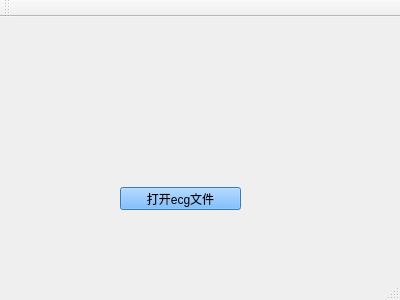
<?xml version="1.0" encoding="UTF-8"?>
<ui version="4.0">
 <class>MainWindow</class>
 <widget class="QMainWindow" name="MainWindow">
  <property name="geometry">
   <rect>
    <x>0</x>
    <y>0</y>
    <width>400</width>
    <height>300</height>
   </rect>
  </property>
  <property name="windowTitle">
   <string>MainWindow</string>
  </property>
  <widget class="QWidget" name="centralWidget">
   <widget class="QPushButton" name="openEcgFilePushButton">
    <property name="geometry">
     <rect>
      <x>120</x>
      <y>170</y>
      <width>121</width>
      <height>23</height>
     </rect>
    </property>
    <property name="styleSheet">
     <string notr="true">background-color: rgb(85, 170, 255);</string>
    </property>
    <property name="text">
     <string>打开ecg文件</string>
    </property>
   </widget>
  </widget>
  <widget class="QMenuBar" name="menuBar">
   <property name="geometry">
    <rect>
     <x>0</x>
     <y>0</y>
     <width>400</width>
     <height>23</height>
    </rect>
   </property>
  </widget>
  <widget class="QToolBar" name="mainToolBar">
   <attribute name="toolBarArea">
    <enum>TopToolBarArea</enum>
   </attribute>
   <attribute name="toolBarBreak">
    <bool>false</bool>
   </attribute>
  </widget>
  <widget class="QStatusBar" name="statusBar"/>
 </widget>
 <layoutdefault spacing="6" margin="11"/>
 <resources/>
 <connections/>
</ui>
